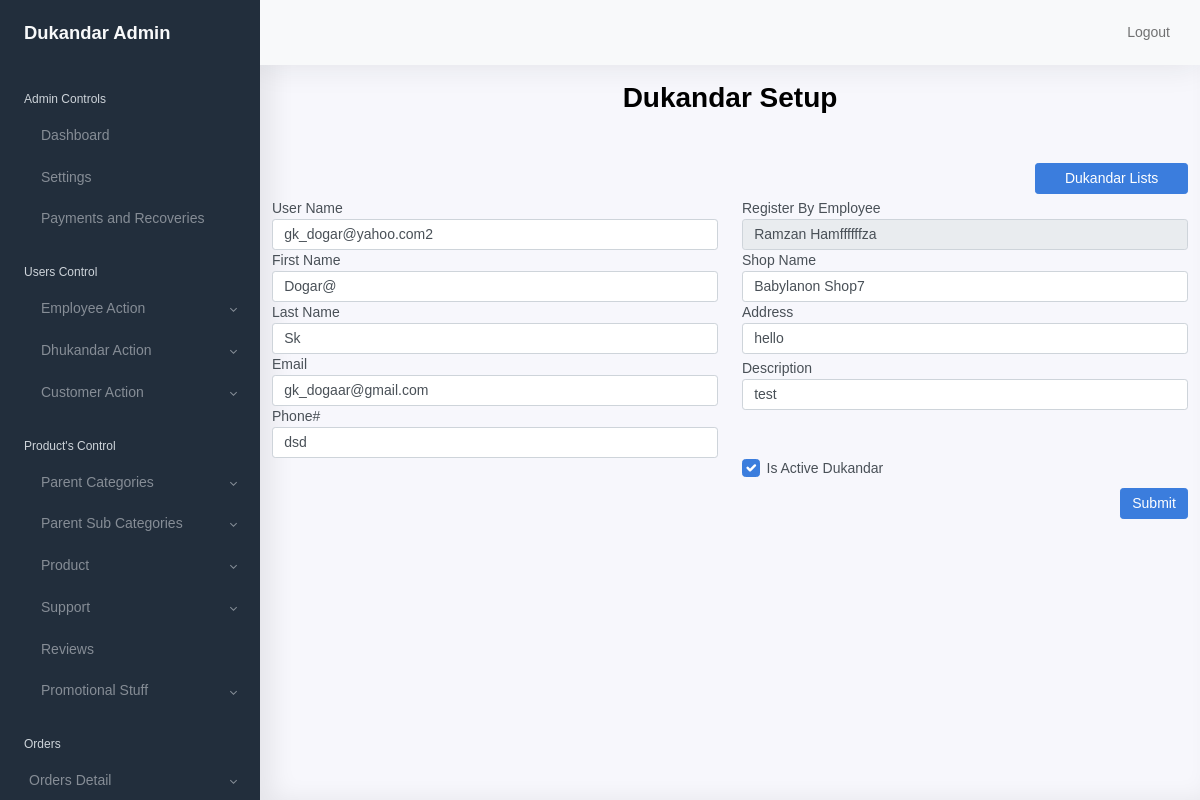
The app's page /dukandar/setup/1/ (signed in) with its own data.
### shopkeeper/models/models.py (models this page shows, shortened)
class User(AbstractUser):
    address = models.CharField(max_length=250, null=True)
    user_type = models.CharField(max_length=16,
                                 choices=USER_CHOICES,
                                 default="CUSTOMER")
    block = models.BooleanField(default=False)
    is_active = models.BooleanField(default=True)
    created_at = models.DateTimeField(auto_now_add=True)
    updated_at = models.DateTimeField(auto_now=True)

class Shopkeeper(models.Model):
    user = models.OneToOneField(User, on_delete=models.CASCADE, null=False)
    emp_id = models.ForeignKey(Employee, on_delete=models.CASCADE, null=True )
    shop_name = models.CharField(max_length=255, null=False)
    phone_no = models.CharField(max_length=20, null=False)
    description = models.TextField(null=False)
    latitude = models.CharField(max_length=50, null=False)
    longitude = models.CharField(max_length=50, null=False)
    is_active = models.BooleanField(default=True)
    created_at = models.DateTimeField(auto_now_add=True)
    updated_at = models.DateTimeField(auto_now=True)
    class Meta:
        ordering = ['user']

class Employee(models.Model):
    user = models.OneToOneField(User, related_name='user', on_delete=models.CASCADE, null=False)
    target_assign = models.CharField(max_length=10, null=True)
    target_achieved = models.CharField(max_length=10, null=True)
    area_designated = models.CharField(max_length=250, null=True, blank=True)
    phone_no = models.CharField(max_length=20, null=True)
    description = models.TextField(null=True)
    is_active = models.BooleanField(default=True)
    created_at = models.DateTimeField(auto_now_add=True)
    updated_at = models.DateTimeField(auto_now=True)
    class Meta:
        ordering = ['created_at']

### shopkeeper/views.py (the view)
# urls.py: path('dukandar/setup/<int:pk>/', dukandarUpdate, name='dukandar_update'),
@login_required(login_url='shopkeeper:admin_login')
def dukandarUpdate(request, pk):
    dukandar_obj = Shopkeeper.objects.get(id=pk)
    context = {
        'dukandar_id':dukandar_obj.id,
        'emp_id': dukandar_obj.emp_id,
         'user': dukandar_obj.user,
        'shop_name': dukandar_obj.shop_name,
        'phone_no': dukandar_obj.phone_no,
        'description': dukandar_obj.description,
        'is_active': dukandar_obj.is_active,
    }
    return render(request, 'shopkeeper/dukandar/setup.html', context)

### shopkeeper/templates/shopkeeper/dukandar/setup.html (shortened to what this page needs)
{% extends 'shopkeeper/base/base.html' %}
{% load static %}
{% block content %}
<div class="container">
  <h1 class="text-center mt-3 mb-5 font-weight-bold">
    Dukandar Setup</h1>
    <div class="row col-2 offset-10">
        <a type="submit" href="{% url 'shopkeeper:dukandar_list' %}" class="btn btn-primary float-right mb-1" name="product_list">Dukandar Lists</a>
    </div>
    <form id="subCateForm" method="post" class="" name="subCateForm" enctype="multipart/form-data"
    action="{% url 'shopkeeper:dukandar_setup' %}">
    <div class="row">
      <div class="col-6">
        <div class="form-group">
            <label for="employeeFname">User Name</label>
            <input type="text" class="form-control" id="username" aria-describedby="username" name="username"
                  value="{{user.username}}">
        </div>
        <div class="form-group">
            <label for="employeeFname">First Name</label>
            <input type="text" class="form-control" id="first_name" aria-describedby="first_name" name="first_name"
            value="{{user.first_name}}" >
        </div>
        <div class="form-group">
            <label for="employeeFname">Last Name</label>
            <input type="text" class="form-control" id="last_name" aria-describedby="last_name" name="last_name"
            value="{{user.last_name}}">
        </div>
        <div class="form-group">
            <label for="employeeFname">Email</label>
            <input type="text" class="form-control" id="username" aria-describedby="email" name="email"
                  value="{{user.email}}">
        </div>
        <div class="form-group">
            <label for="employeeFname">Phone#</label>
            <input type="text" class="form-control" id="phone_no" aria-describedby="phone_no" name="phone_no"
                  value="{{phone_no}}">
        </div>
      </div>
      <div class="col-6">
        <div class="form-group">
            <label for="employeeFname"> Register By Employee</label>
            <input type="text" class="form-control" id="emp_id" aria-describedby="emp_id" name="emp_id"
                   value="{{emp_id.user.first_name}} {{emp_id.user.last_name}}" readonly>
        </div>
        <div class="form-group">
            <label for="employeeFname">Shop Name</label>
            <input type="text" class="form-control" id="shop_name" aria-describedby="shop_name" name="shop_name"
                   value="{{shop_name}}">
        </div>
        <div class="form-group">
            <label for="employeeFname">Address</label>
            <input type="text" class="form-control" id="phone_no" aria-describedby="address" name="address"
                  value="{{user.address}}">
        </div>
          <div class="form-group mt-1">
            <label for="exampleInputDescription">Description</label>
            <input type="text" class="form-control" id="cate" aria-describedby="description"
                               name="description" value="{{ description }}"
                               >
          </div>
            <div class="form-check mt-5">
                <input type="checkbox" class="form-check-input checkbox" id="is_active"
                name="is_active" {% if is_active %} checked
                value="True"   {% endif %} value="False">
                <label class="form-check-label" for="exampleCheck1" name="is_active">Is Active Dukandar</label>
              </div>
      </div>
    </div>
    <button type="submit" class="btn btn-primary float-right mt-1">Submit</button>
</form>
  </div>
{% endblock %}

### shopkeeper/templates/shopkeeper/base/base.html (style rules this page uses)
* { font-family: Arial, Helvetica, sans-serif; }

### records on screen
User: username "gk_dogar@yahoo.com2", first_name "Dogar@", last_name "Sk", email "gk_dogaar@gmail.com", address "hello"
Shopkeeper: phone_no "dsd", shop_name "Babylanon Shop7", description "test"
Employee: emp_id "Ramzan Hamffffffza"
